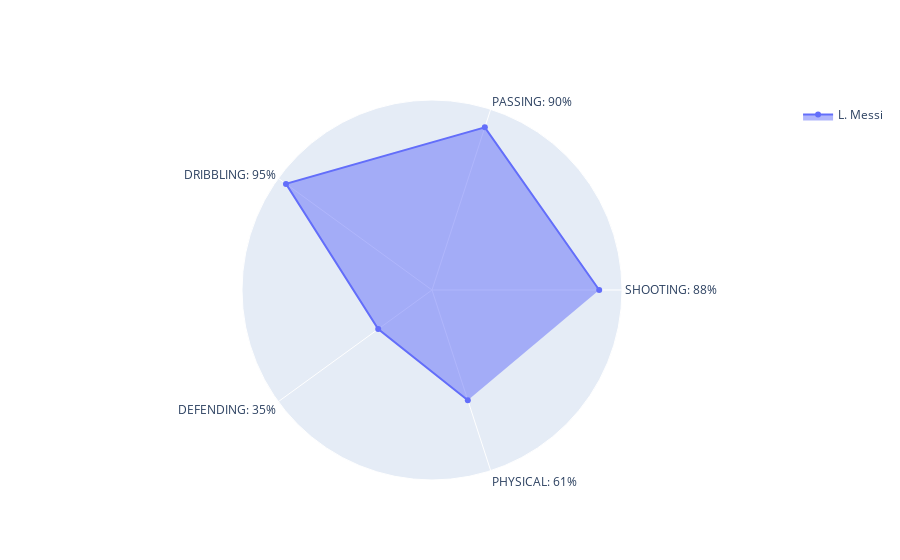
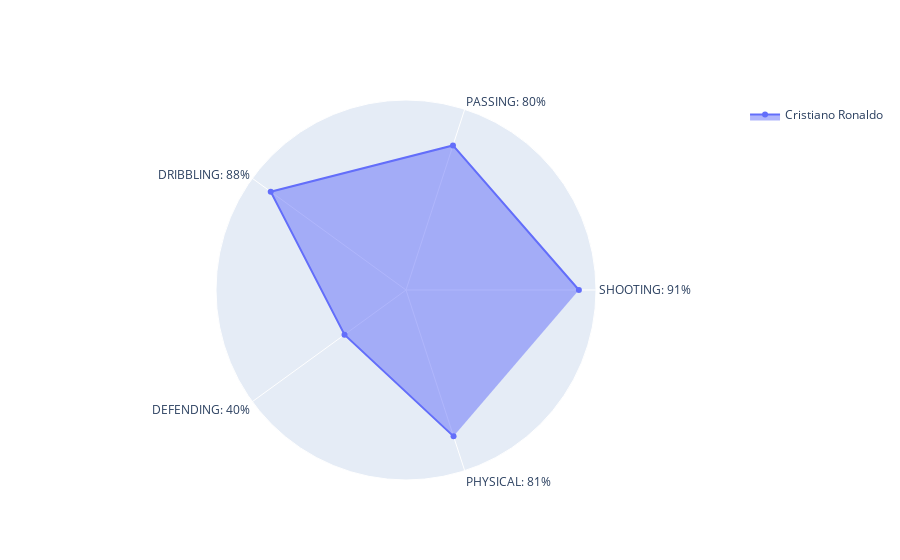
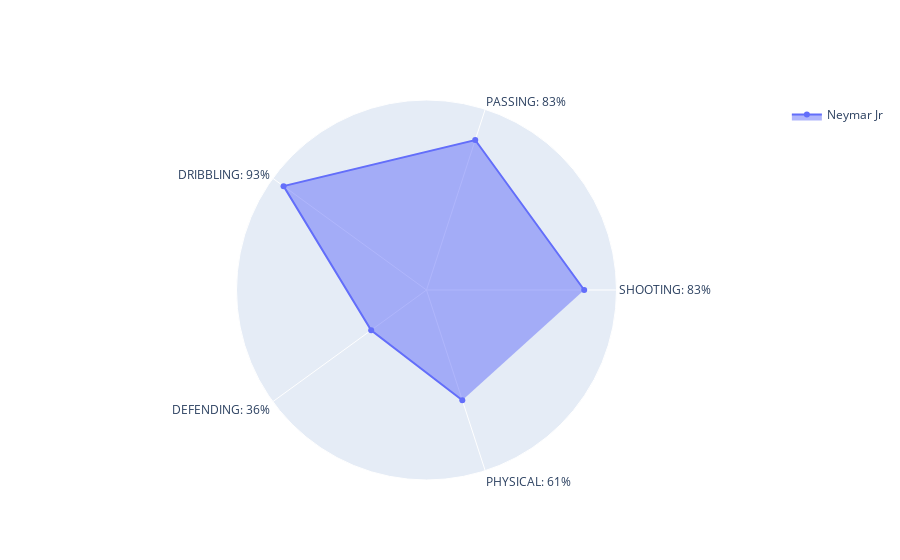

Notebook code cell kept with these figures, in order:
### Markdown cell above
## Plotly graphs to analyse some of the players

### Code cell
shootarr =  ["Positioning","Finishing","ShotPower","LongShots","Volleys","Penalties"]
passarr = ["Vision","Crossing","FKAccuracy","ShortPassing","LongPassing","Curve"]
dribblearr = ["Agility","Balance", "Reactions", "BallControl", "Dribbling","Composure"]
defendarr = ["Interceptions", "HeadingAccuracy", "Marking", "StandingTackle","SlidingTackle"]
phyarr = ["Jumping", "Stamina", "Strength","Aggression"]
attribute_dict = {"shooting" : shootarr,
                  "passing" : passarr,
                  "dribbling" : dribblearr,
                  "defending" : defendarr,
                  "physical" :phyarr }

'''
funcion that calcualte attribute for any player: need using player index
'''
def calatt(df,indx):
    cols = []
    for i in attribute_dict.values():
        cols.extend(i) 
    obs = df.loc[indx,cols].astype("int64")
    skills = []
    for i in attribute_dict.keys():
        lis = attribute_dict.get(i)
        sumobs = sum(obs[lis])
        lenobs = len(obs[lis])
        skills.append(int(sumobs/lenobs))
    ret  = {a.upper()+": "+str(b)+"%":b for a,b in zip(attribute_dict.keys(),skills)}
    return ret
def ppr(skills,name):
    fig = plotly.graph_objects.Figure()
    fig.add_trace(plotly.graph_objects.Scatterpolar(r=list(skills.values()),theta=list(skills.keys()),fill='toself',
                                  name=name,))
    fig.update_layout(polar=dict(radialaxis=dict(visible=False,range=[0,100])),showlegend=True)
    fig.show()

# MESSI, RONALDO, and NEYMAR
for i in range(3):
    ppr(calatt(df,i),df.iloc[i]["Name"])

### Figure 1 — Plotly figure (JSON) as saved in the notebook; plotly's stock layout.template omitted (floating-point values rounded to 4 significant figures)
{"data": [{"fill": "toself", "name": "L. Messi", "r": [88, 90, 95, 35, 61], "theta": ["SHOOTING: 88%", "PASSING: 90%", "DRIBBLING: 95%", "DEFENDING: 35%", "PHYSICAL: 61%"], "type": "scatterpolar"}], "layout": {"polar": {"radialaxis": {"range": [0, 100], "visible": false}}, "showlegend": true}}

### Figure 2 — Plotly figure (JSON) as saved in the notebook; plotly's stock layout.template omitted (floating-point values rounded to 4 significant figures)
{"data": [{"fill": "toself", "name": "Cristiano Ronaldo", "r": [91, 80, 88, 40, 81], "theta": ["SHOOTING: 91%", "PASSING: 80%", "DRIBBLING: 88%", "DEFENDING: 40%", "PHYSICAL: 81%"], "type": "scatterpolar"}], "layout": {"polar": {"radialaxis": {"range": [0, 100], "visible": false}}, "showlegend": true}}

### Figure 3 — Plotly figure (JSON) as saved in the notebook; plotly's stock layout.template omitted (floating-point values rounded to 4 significant figures)
{"data": [{"fill": "toself", "name": "Neymar Jr", "r": [83, 83, 93, 36, 61], "theta": ["SHOOTING: 83%", "PASSING: 83%", "DRIBBLING: 93%", "DEFENDING: 36%", "PHYSICAL: 61%"], "type": "scatterpolar"}], "layout": {"polar": {"radialaxis": {"range": [0, 100], "visible": false}}, "showlegend": true}}
